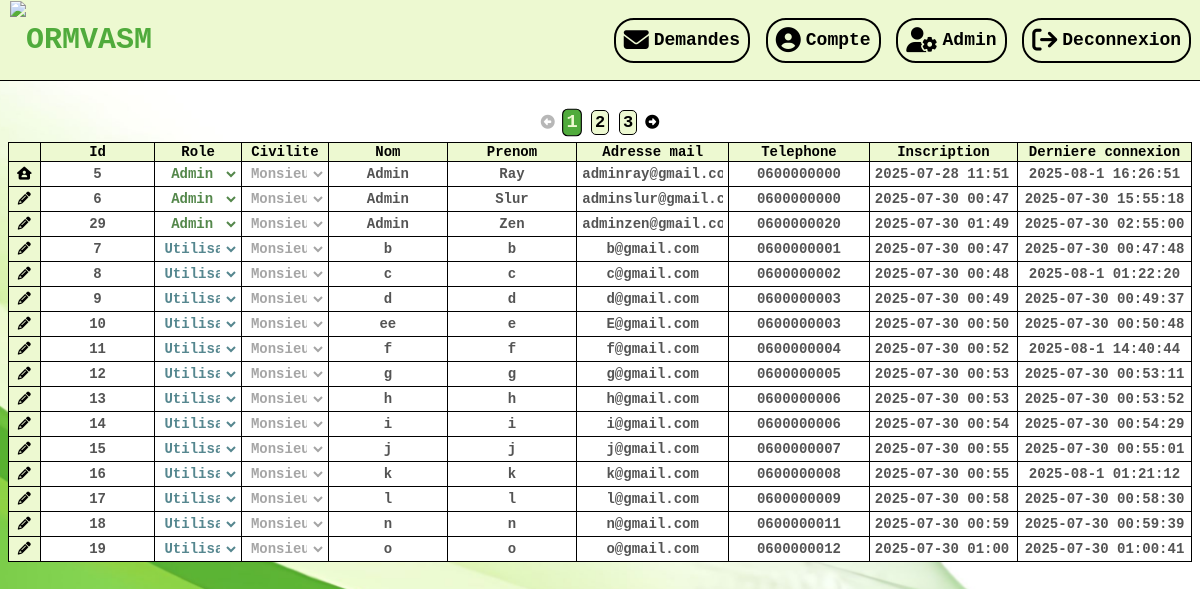
The page /Pages/admin.php (signed in) on the database as committed earlier.
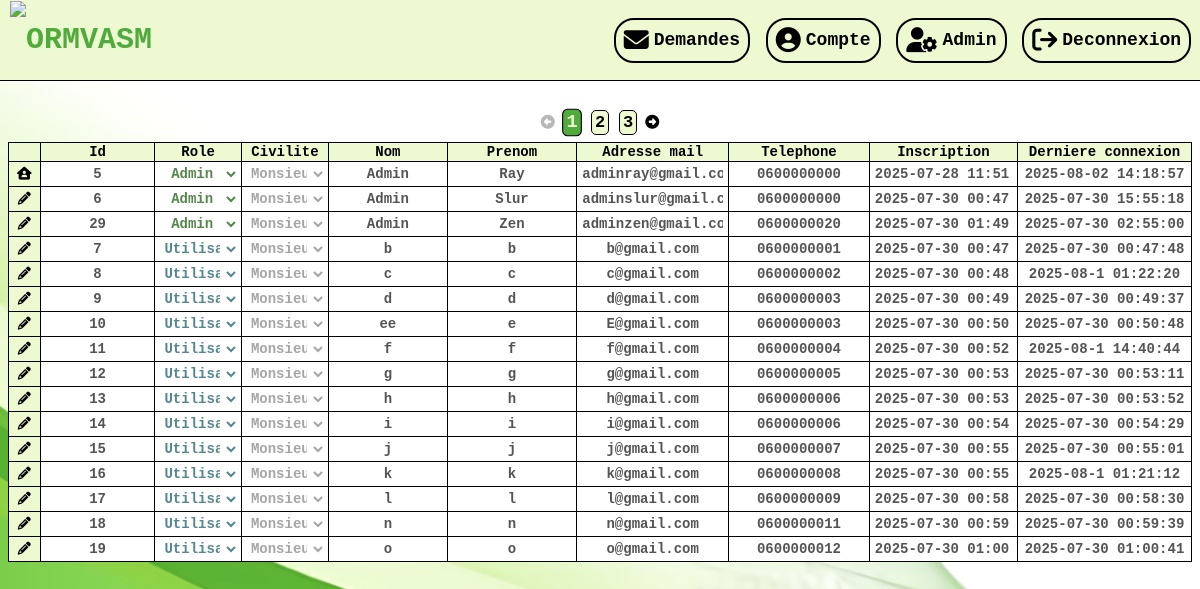
The same page on the database as committed later.
### tables this page shows
CREATE TABLE IF NOT EXISTS `utilisateurs` (
  `id` int NOT NULL AUTO_INCREMENT,
  `role` varchar(20) NOT NULL,
  `civilite` varchar(30) NOT NULL,
  `nom` varchar(50) NOT NULL,
  `prenom` varchar(50) NOT NULL,
  `email` varchar(255) NOT NULL,
  `mdp` varchar(255) NOT NULL,
  `telephone` varchar(20) NOT NULL,
  `dateinscription` varchar(30) NOT NULL,
  `dateconnexion` varchar(30) NOT NULL,
  PRIMARY KEY (`id`)
);

### PHP/affichage.php (the view, shortened to what this page needs)
<?php
    function afficheHead($page){
        echo '<head>';
        echo '<link id="css" rel="stylesheet" type="text/css" href="../CSS/style.css">';
        echo '<link rel="stylesheet" href="https://cdnjs.cloudflare.com/ajax/libs/font-awesome/6.4.2/css/all.min.css">';
    }
    function afficheBarre($page){
        echo '
        <div class="barre">
            <a href="../Pages/index.php" class="lienlogo">
                <img src="../Data/logoSansTitre" class="logo">
                <div class="titre" id="titresite">ORMVASM</div>
            </a>
            <div class="icones">
        ';
        if(isset($_SESSION['role']) && $_SESSION['role'] != "banni"){
            echo '
                    <a href="../Pages/mesdemandes.php" class="lienlogoicone">
                        <i class="fa-solid fa-envelope iconeicone"></i>
                        <div class="icone texte">Demandes</div>
                    </a>
            ';
        }
        if(!isset($_SESSION['id'])){
            if($page != "Inscription" && $page != "Connexion"){
                echo '
                    <a href="../Pages/connexion.php" class="lienlogoicone">
                        <i class="fa-solid fa-circle-user iconeicone"></i>
                        <div class="icone texte">Connexion</div>
                    </a>
                ';
            }
        }
        else{
            echo '
                <a href="../Pages/compte.php" class="lienlogoicone">
                    <i class="fa-solid fa-circle-user iconeicone"></i>
                    <div class="icone texte">Compte</div>
                </a>
            ';
            if($_SESSION['role'] == "admin"){
                echo '
                    <a href="../Pages/admin.php" class="lienlogoicone">
                        <i class="fa-solid fa-user-gear iconeicone"></i>
                        <div class="icone texte">Admin</div>
                    </a>
                ';
            }
            echo '
                <a href="../PHP/deconnexion.php" class="lienlogoicone">
                    <i class="fa-solid fa-arrow-right-from-bracket iconeicone"></i>
                    <div class="icone texte">Deconnexion</div>
                </a>
            ';
        }
        echo '
            </div>
        </div>
        ';
    }
    function afficheAdmin(){
        $mysqldb = connexionDB();
        $sql = "SELECT * FROM utilisateurs";
        $statement = $mysqldb->prepare($sql);
        $statement->execute();
        $utilisateurs = $statement->fetchAll(PDO::FETCH_ASSOC);
        echo '<form action="../PHP/formulaireadmin.php" method="POST" class="tab">';
        echo '<table class="tableadmin">';
        echo '<tr>
                <th></th>
                <th>Id</th>
                <th>Role</th>
                <th>Civilite</th>
                <th>Nom</th>
                <th>Prenom</th>
                <th>Adresse mail</th>
                <th>Telephone</th>
                <th>Inscription</th>
                <th>Derniere connexion</th>
              </tr>';
        foreach($utilisateurs as $utilisateur){
            echo '<tr>';
            echo '<td class="nepasremplir">
                    <button hidden type="button" id="sauvegarder_'.$utilisateur['id'].'" onclick="sauvegarderAdmin('.$utilisateur['id'].');"><i class="fa-solid fa-floppy-disk"></i></button>
                    <button hidden type="button" id="annuler_'.$utilisateur['id'].'" onclick="annulerAdmin('.$utilisateur['id'].');"><i class="fa-solid fa-xmark"></i></button>
                  ';
            if($utilisateur['id'] == $_SESSION['id']){
                echo '<button type="button" id="moi_-1"><i class="fa-solid fa-house-user"></i></button>';
            }
            else{
                echo '<button type="button" id="modifier_'.$utilisateur['id'].'" onclick="modifierAdmin('.$utilisateur['id'].');"><i class="fa-solid fa-pencil"></i></button>';
            }
            echo '</td>';
            echo '<td class="nepasremplir"><input type="text" name="id_'.$utilisateur['id'].'" id="id_'.$utilisateur['id'].'" value="'.$utilisateur['id'].'" data-extra="'.$utilisateur['id'].'" disabled></td>';
            echo '<td class="nepasremplir">
                    <select name="role_'.$utilisateur['id'].'" id="role_'.$utilisateur['id'].'"" data-extra="'.$utilisateur['role'].'" class="'.$utilisateur['role'].'" required disabled>
                        <option value="admin">Admin</option>
                        <option value="utilisateur">Utilisateur</option>
                        <option value="banni">Banni</option>
                    </select>
                  </td>';
            echo '<td class="nepasremplir">
                    <select name="civilite_'.$utilisateur['id'].'" id="civilite_'.$utilisateur['id'].'" data-extra="'.$utilisateur['civilite'].'" required disabled>
                        <option value="monsieur">Monsieur</option>
                        <option value="madame">Madame</option>
                    </select>
                  </td>';
            echo '<td class="nepasremplir"><input type="text" name="nom_'.$utilisateur['id'].'" id="nom_'.$utilisateur['id'].'" value="'.$utilisateur['nom'].'" data-extra="'.$utilisateur['nom'].'" placeholder="Ray" pattern="^[A-Za-z]+$" maxlength="29" required disabled></td>';
            echo '<td class="nepasremplir"><input type="text" name="prenom_'.$utilisateur['id'].'" id="prenom_'.$utilisateur['id'].'" value="'.$utilisateur['prenom'].'" data-extra="'.$utilisateur['prenom'].'" placeholder="Zen" pattern="^[A-Za-z]+$" maxlength="29" required disabled></td>';
            echo '<td class="nepasremplir"><input type="email" name="email_'.$utilisateur['id'].'" id="email_'.$utilisateur['id'].'" value="'.$utilisateur['email'].'" data-extra="'.$utilisateur['email'].'" placeholder="rayzen@gmail.com" pattern="^[A-Za-z0-9.@]+$" maxlength="60" required disabled></td>';
            echo '<td class="nepasremplir"><input type="text" name="telephone_'.$utilisateur['id'].'" id="telephone_'.$utilisateur['id'].'" value="'.$utilisateur['telephone'].'" data-extra="'.$utilisateur['telephone'].'" placeholder="0611111111" pattern="^[0-9]+$" minlength="10" maxlength="10" required disabled></td>';
            echo '<td class="nepasremplir"><input type="text" name="dateinscription_'.$utilisateur['id'].'" id="dateinscription_'.$utilisateur['id'].'" value="'.$utilisateur['dateinscription'].'" data-extra="'.$utilisateur['dateinscription'].'" disabled></td>';
            echo '<td class="nepasremplir"><input type="text" name="dateconnexion_'.$utilisateur['id'].'" id="dateconnexion_'.$utilisateur['id'].'" value="'.$utilisateur['dateconnexion'].'" data-extra="'.$utilisateur['dateconnexion'].'" disabled></td>';
            echo '</tr>';
        }
        echo '</table>';
        echo '</form>';
    }
    function afficheNumeros($nbrlignes,$tableau){
        $mysqldb = connexionDB();
        if($tableau == "utilisateurs"){
            $sql = "SELECT COUNT(*) FROM utilisateurs";
        }
        $statement = $mysqldb->prepare($sql);
        $statement->execute();
        $nbr = $statement->fetchColumn();
        $string = "'".$tableau."'";
        $nbrpages = ceil($nbr / $nbrlignes);
        echo '<button disabled type="button" class="numero" id="gauche" onclick="pagegauche('.$string.','.$nbrlignes.');"><i class="fa-solid fa-circle-left"></i></button>';
        for($i=0;$i<$nbrpages;$i++){
            $j = $i+1;
            if($tableau == "utilisateurs"){
                echo '<button type="button" class="chiffre" id="'.$j.'" onclick="affichepages('.$string.','.$nbrlignes.','.$j.');">'.$j.'</button>';
            }
            else{
                echo '<button type="button" class="chiffre" id="'.$j.'" onclick="filtrer('.$nbrlignes.','.$j.');">'.$j.'</button>';
            }
        }
        echo '<button disabled type="button" class="numero" id="droite" onclick="pagedroite('.$string.','.$nbrlignes.');"><i class="fa-solid fa-circle-right"></i></button>';
    }
?>

### Pages/admin.php (shortened to what this page needs)
<?php
    require_once '../PHP/affichage.php';
?>
<!DOCTYPE HTML>
<html>
    <?php
        afficheHead("Admin");
    ?>
    <body>
        <?php
            $nbrlignes = 16;
            afficheBarre("Admin");
            echo '<div class="groupe2">';
            echo '<div class="margin">';
            afficheNumeros($nbrlignes,"utilisateurs");
            echo '</div>';
            echo '</div>';
            afficheAdmin();
        ?>
    </body>
</html>

### CSS/style.css (style rules this page uses)
body { background-image: url("../Data/fondecran.jpeg"); background-size: cover; background-position: center; background-repeat: no-repeat; background-attachment: fixed; }
.barre { display: flex; align-items: center; position: fixed; top: 0; left: 0; width: 100%; height: 80px; z-index: 1000; background-color: #edf9d1; border-bottom: 1px solid black; }
.icones { display: flex; align-items: center; width: auto; margin: 0px 26px 0px auto; gap: 1%; }
.lienlogo, .lienlogoicone, .inputradio + label { display: flex; justify-content: center; align-items: center; width: auto; height: 98%; text-decoration: none; margin-left: 10px; }
.lienlogoicone, .inputradio + label { border-radius: 20px; border: 2px solid black; padding: 8px; }
.logo { height: 100%; width: auto; }
.titre, .icone { color: #50ab3c; font-size: 30px; font-weight: bold; font-family: 'Courier New', Courier, monospace; }
.icone { color: black; font-size: 18px; margin-left: 5px; }
.iconeicone { color: black; font-size: 25px; }
button { background: none; border: none; font: inherit; cursor: pointer; }
.groupe2 { display: flex; flex-direction: column; justify-content: center; gap: 10px; align-items: center; margin: 110px auto 2px auto; }
.tab { display: flex; justify-content: center; }
.tableadmin { display: block; border-collapse: collapse; font-size: 13px; font-family: 'Courier New', Courier, monospace; font-weight: bold; table-layout: auto; white-space: nowrap; overflow-x: auto; }
.tableadmin tr th, .tableadmin tr td { border: 1px solid black; padding: 1px 2px; text-align: center; width: fit-content; }
.tableadmin tr th { background-color: #edf9d1; font-size: 14px; }
.tableadmin tr td input, .tableadmin tr td select, .numerobutton, .numero, .chiffre { width: 100%; max-width: none; border: 1px solid black; font-size: 14px; font-weight: bold; font-family: 'Courier New', Courier, monospace; text-align: center; padding: 2px 3px; box-sizing: border-box; border: none; outline: none; }
.numerobutton, .chiffre, .numero { width: fit-content; }
.chiffre { border: 1px solid black; border-radius: 5px; background-color: #edf9d1; font-size: 17px; margin: 0px 5px; }
.selectionne { transform: scale(1.1); background-color: #50ab3c; color: #edf9d1; }
.nepasremplir, .nepasremplir input, .nepasremplir select { background-color: white; }
.tableadmin tr td:nth-child(1) { background-color: #edf9d1; }
.margin { margin-bottom: 5px; }
.admin { color: #0d5600; }
.utilisateur { color: #004b58f1; }

Rows that differ between the two databases and show on the page:
changed utilisateurs "Ray": dateconnexion "2025-08-1 16:26:51" → "2025-08-02 14:18:57"
